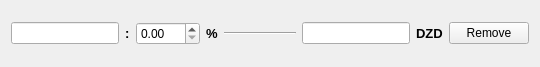
<?xml version="1.0" encoding="UTF-8"?>
<ui version="4.0">
 <class>tax_row</class>
 <widget class="QWidget" name="tax_row">
  <property name="geometry">
   <rect>
    <x>0</x>
    <y>0</y>
    <width>540</width>
    <height>67</height>
   </rect>
  </property>
  <property name="windowTitle">
   <string>Form</string>
  </property>
  <layout class="QHBoxLayout" name="horizontalLayout">
   <item>
    <widget class="QLineEdit" name="tax_name">
     <property name="sizePolicy">
      <sizepolicy hsizetype="Fixed" vsizetype="Fixed">
       <horstretch>0</horstretch>
       <verstretch>0</verstretch>
      </sizepolicy>
     </property>
     <property name="inputMethodHints">
      <set>Qt::ImhLatinOnly</set>
     </property>
     <property name="text">
      <string/>
     </property>
     <property name="frame">
      <bool>true</bool>
     </property>
     <property name="clearButtonEnabled">
      <bool>false</bool>
     </property>
    </widget>
   </item>
   <item>
    <widget class="QLabel" name="label">
     <property name="font">
      <font>
       <pointsize>10</pointsize>
       <weight>75</weight>
       <bold>true</bold>
      </font>
     </property>
     <property name="text">
      <string>:</string>
     </property>
    </widget>
   </item>
   <item>
    <widget class="QDoubleSpinBox" name="tax_percentage">
     <property name="maximum">
      <double>100.000000000000000</double>
     </property>
    </widget>
   </item>
   <item>
    <widget class="QLabel" name="label_2">
     <property name="font">
      <font>
       <pointsize>10</pointsize>
       <weight>75</weight>
       <bold>true</bold>
      </font>
     </property>
     <property name="text">
      <string>%</string>
     </property>
    </widget>
   </item>
   <item>
    <widget class="Line" name="line">
     <property name="sizePolicy">
      <sizepolicy hsizetype="Expanding" vsizetype="Fixed">
       <horstretch>0</horstretch>
       <verstretch>0</verstretch>
      </sizepolicy>
     </property>
     <property name="orientation">
      <enum>Qt::Horizontal</enum>
     </property>
    </widget>
   </item>
   <item>
    <widget class="QLineEdit" name="tax_calc">
     <property name="enabled">
      <bool>true</bool>
     </property>
     <property name="sizePolicy">
      <sizepolicy hsizetype="Fixed" vsizetype="Fixed">
       <horstretch>0</horstretch>
       <verstretch>0</verstretch>
      </sizepolicy>
     </property>
     <property name="toolTip">
      <string>Total before tax</string>
     </property>
     <property name="text">
      <string/>
     </property>
     <property name="frame">
      <bool>true</bool>
     </property>
     <property name="readOnly">
      <bool>true</bool>
     </property>
    </widget>
   </item>
   <item>
    <widget class="QLabel" name="dzd">
     <property name="font">
      <font>
       <pointsize>10</pointsize>
       <weight>75</weight>
       <bold>true</bold>
      </font>
     </property>
     <property name="text">
      <string>DZD</string>
     </property>
    </widget>
   </item>
   <item>
    <widget class="QPushButton" name="pushButton">
     <property name="text">
      <string>Remove</string>
     </property>
    </widget>
   </item>
  </layout>
 </widget>
 <resources/>
 <connections>
  <connection>
   <sender>pushButton</sender>
   <signal>clicked()</signal>
   <receiver>tax_row</receiver>
   <slot>remove()</slot>
   <hints>
    <hint type="sourcelabel">
     <x>660</x>
     <y>37</y>
    </hint>
    <hint type="destinationlabel">
     <x>661</x>
     <y>48</y>
    </hint>
   </hints>
  </connection>
  <connection>
   <sender>tax_percentage</sender>
   <signal>valueChanged(double)</signal>
   <receiver>tax_row</receiver>
   <slot>rate_changed(double)</slot>
   <hints>
    <hint type="sourcelabel">
     <x>188</x>
     <y>34</y>
    </hint>
    <hint type="destinationlabel">
     <x>259</x>
     <y>53</y>
    </hint>
   </hints>
  </connection>
 </connections>
 <slots>
  <slot>remove()</slot>
  <slot>rate_changed(double)</slot>
 </slots>
</ui>
